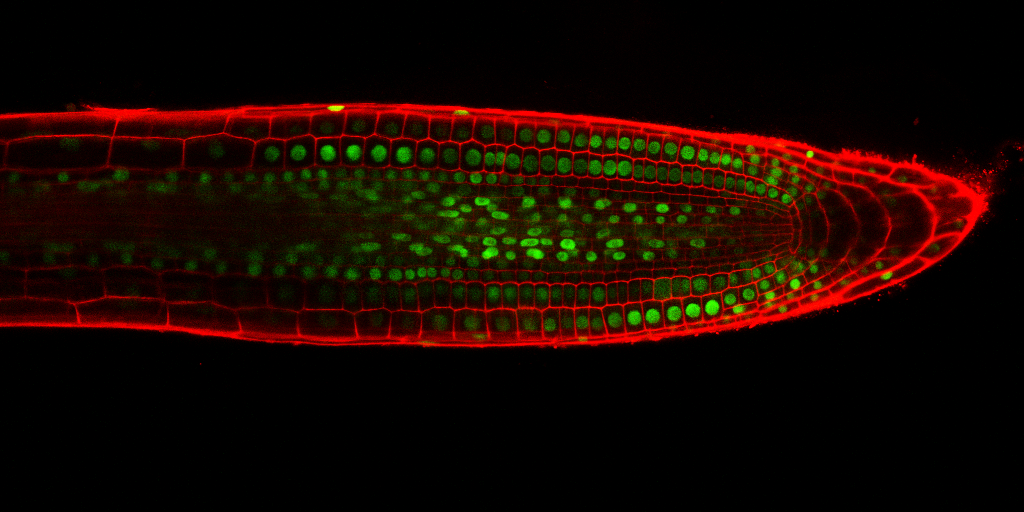
%> input picture images/StackNinja1.bmp, 1024 x 512 px
$ octave script.m   (GNU Octave 9; MATLAB toolbox functions it lacks are replaced by stand-ins)
%> lines starting %> are read from the running program, lines starting %| are printed output that depends on the picture; in (x1, y1, x2, y2) boxes, pixels count from 0 and x2, y2 are one past the last pixel; in counts of white or black regions, pixels touching at a corner belong together; the program's own positions count from 1
%> further down, im1 is the input picture: size 512x1024x3 uint8; mean R, G, B 24.8, 7.4, 0
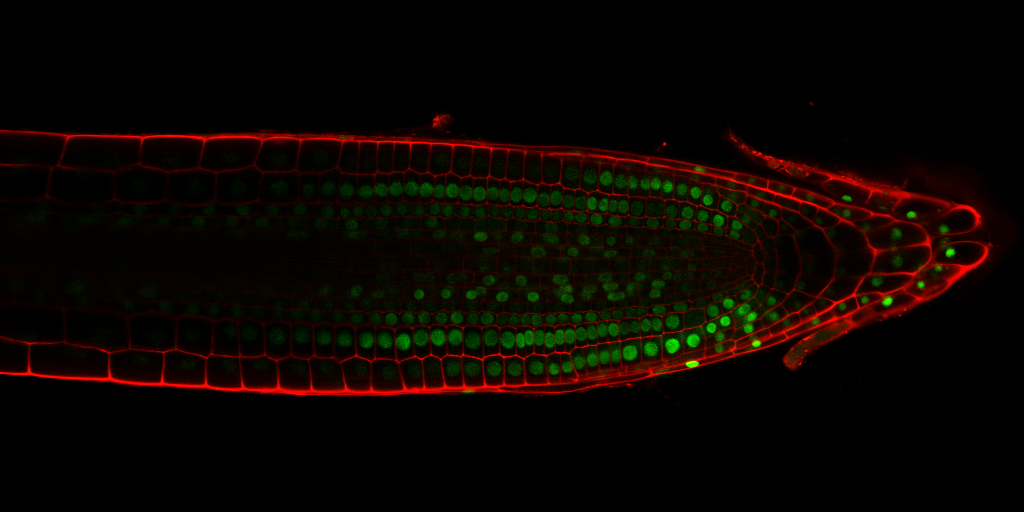
%> input picture images/StackNinja2.bmp, 1024 x 512 px
%> further down, im2 is the input picture: size 512x1024x3 uint8; mean R, G, B 11.4, 4.9, 0
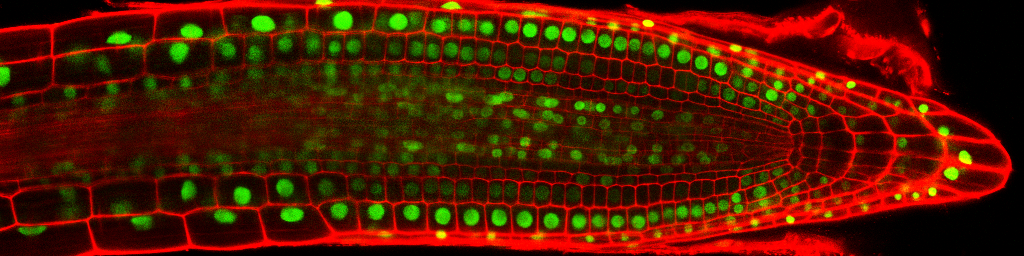
%> input picture images/StackNinja3.bmp, 1024 x 256 px
%> further down, im3 is the input picture: size 256x1024x3 uint8; mean R, G, B 80.4, 25.1, 0
### solution.m
function [out, nr, config] = solution(im_in)

%% Bw Image
% Take second slice (green slice)
im_2nd = im_in(:,:,2);
figure, imshow(im_2nd);title('Second Slice of Input Image');

% Increase contrast and sharpen the image
im_sharpen = imsharpen(imadjust(im_2nd));
figure, imshow(im_sharpen);title('Sharpened and Adjusted Image');

% Apply median filter to remove noise
im_filt = medfilt2(im_sharpen);
figure, imshow(im_filt);title('Median Filtered Image');

% Apply top and bottom hat filter
se1 = strel('disk',10);
im_filt_top = imtophat(im_filt,se1);
im_filt_bot = imbothat(im_filt,se1);
im_btfilt = im_filt + im_filt_top - im_filt_bot;
figure, imshow(im_btfilt);title('Apply Top and Bottom Hat Filter');

% Convert to BW image with adaptive threshold
im_bw = imbinarize(im_btfilt,'adaptive');
%> im_bw: size 512x1024 logical; 9.5% white; 1431 white regions (1102 under 20 px), largest, box (x1, y1, x2, y2) and area: (76, 173, 134, 206) 666, (644, 165, 712, 185) 649, (574, 159, 632, 176) 643
figure, imshow(im_bw);title('Binarized Image with Adaptive Threshold');

% Remove noise on cell wall region, then subtract
im_bwnew = im_bw - imbinarize(medfilt2(im_in(:,:,1))-im_btfilt);
im_bwnew(im_bwnew < 0) = 0;
im_bwnew = logical(im_bwnew);
figure, imshow(im_bwnew);title('Subtracting Cell Wall Region');

% Apply median filter to remove salt noise
im_bw_filt = medfilt2(im_bwnew);
%> im_bw_filt: size 512x1024 logical; 8.5% white; 477 white regions (188 under 20 px), largest, box (x1, y1, x2, y2) and area: (76, 167, 133, 205) 902, (150, 230, 219, 270) 889, (330, 170, 384, 208) 837

% Apply erosion then dilation to emphasize on nuclei
se2 = strel('disk',2);
im_bw_filt = imopen(im_bw_filt,se2);
%> im_bw_filt: size 512x1024 logical; 7.6% white; 288 white regions (21 under 20 px), largest, box (x1, y1, x2, y2) and area: (331, 170, 384, 208) 754, (634, 165, 712, 185) 748, (574, 159, 632, 176) 642
figure, imshow(im_bw_filt);title('Filtered and Processed Morphologically');


% Apply watershed algorithm to separate combined nuclei
d = -bwdist(~im_bw_filt);
figure, mesh(d); title('Distance Transformed Image');

d = imhmin(d,2);
im_nuclei = im_bw_filt;
L = watershed(d);
%> L: size 512x1024 uint16; 324 distinct labels, from 0 to 323
figure, imshow(L, []); title('Watershed Segmentation')

% Segment image
im_nuclei(L == 0) = 0;
%> im_nuclei: size 512x1024 logical; 7.6% white; 323 white regions (21 under 20 px), largest, box (x1, y1, x2, y2) and area: (41, 239, 76, 266) 507, (556, 229, 585, 262) 502, (193, 170, 219, 204) 459

% fill in the holes of the nuclei and as output image
out = imfill(im_nuclei, 'hole');
%> out: size 512x1024 logical; 7.6% white; 323 white regions (21 under 20 px), largest, box (x1, y1, x2, y2) and area: (41, 239, 76, 266) 507, (556, 229, 585, 262) 502, (193, 170, 219, 204) 461

figure,imshow(out); title('Output Image');
figure,imshow(im_in*0.8 + uint8(out * 255)*0.7); title('Output Image with Overlay');

%% Nuclei Counting
% Label image and number of objects
[out, nr] = bwlabel(out);
%> out: size 512x1024 double; 324 distinct labels, from 0 to 323
%> nr = 323

%% Size
% Calculate areas of nucleus
statarea = regionprops(out, 'area');
%> statarea = 323 regions; largest, Area: 507, 502, 461, 448, 442

% Distribution
config.areas.dist = [statarea.Area];
figure, bar(config.areas.dist);title('Nucleus Size Disributions');

% Statistics
config.areas.max = max(config.areas.dist);
config.areas.min = min(config.areas.dist);
config.areas.avg = mean(config.areas.dist);

%% Shapes
% Find shapes of nucleus

statshape1 = regionprops(out,'Circularity');
%> statshape1 = 323 items; first 5, Circularity: 0.843, 0.51, 0.791, 0.785, 0.302
config.shapes.circularity = [statshape1.Circularity];

statshape2 = regionprops('table',out,'Centroid',...
    'MajorAxisLength','MinorAxisLength');
%> statshape2 = 323 regions; first 5, Centroid, MajorAxisLength and MinorAxisLength: [6 258.4] 16.5 11.14, [14.8 193.1] 22.21 12.4, [13.8 178] 16.87 12.25, [14.2 213.4] 11.61 7.51, [33.8 134.5] 34.94 6.8

% Get center and radius
centers = statshape2.Centroid;
%> centers = 323 rows, first 12: [5.98 258.4; 14.83 193.1; 13.75 178; 14.17 213.4; 33.8 134.5; 29.92 235.3; 41.12 188.8; 56.43 250.5; 47 230; 63.92 177.6; 71.52 144; 68.83 273.5]
diameters = mean([statshape2.MajorAxisLength statshape2.MinorAxisLength],2);
%> diameters = 323 values, max 30.2 at index 8, min 4.31 at index 9, mean 12.54
radii = diameters/2;
%> radii = 323 values, max 15.1 at index 8, min 2.15 at index 9, mean 6.27

% Plot circle
figure, imshow(out);title('Nuclei in Circles');
hold on;
viscircles(centers,radii);
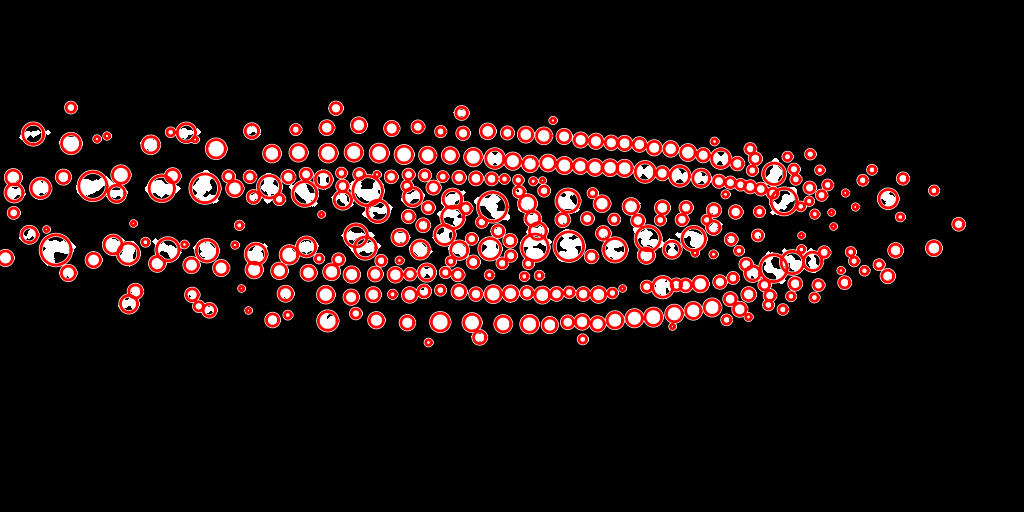
%> figure redrawn from the program's plot data; its title reads 'Nuclei in Circles'
hold off;

config.shapes.centers = centers;
config.shapes.radii = radii;


%% Brightness
% Get pixel index in the label image
statbright = regionprops(out,'PixelIdxList');
%> statbright = 323 items

% Total number of nuclei
n = length(statbright);
%> n = 323

brightness = zeros(n);
%> brightness: size 323x323 double; every value is 0

% for each nucleus, get the pixel index and find pixel value
for i = 1:n

    nucleus = im_2nd([statbright(i).PixelIdxList])';
    brightness(i,1:length(nucleus)) = nucleus;

end
%> this loop made 323 passes
%> nucleus on passes 9, 24, 47: [0 9 7 6 1 9 7 6 0 6 8 8 6], [11 5 6 13 6 7 8 8 4 14 6 10 1], [11 14 3 5 6 5 8 13 7 9 9 5 13]
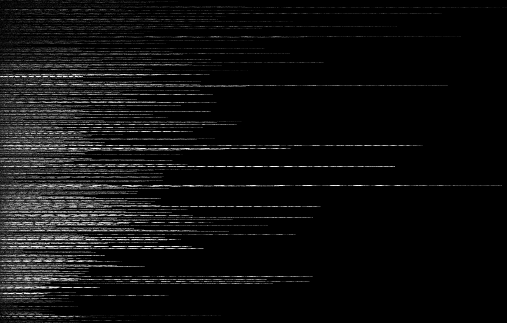
%> brightness: size 323x507 double; min 0, max 255, mean 15.4

% Row average value (excluding zero)
avgbrightness = sum(brightness,2)./sum(brightness~=0,2);
%> avgbrightness = 323 values, max 193.1 at index 247, min 5 at index 53, mean 57.67
figure,bar(avgbrightness);title('Nucleus Brightness Disributions');

% Statistics
config.brightness.dist = avgbrightness;
config.brightness.avg = mean(avgbrightness);
config.brightness.max = max(avgbrightness);
config.brightness.min = min(avgbrightness);

end

### script.m
%% Initial
clear
clc
close all

%% Image Reading==========================================================
im1 = imread("images/StackNinja1.bmp");
im2 = imread("images/StackNinja2.bmp");
im3 = imread("images/StackNinja3.bmp");

% Original image showing
figure; imshow(im1); title("Image 1")
figure; imshow(im2); title("Image 2")
figure; imshow(im3); title("Image 3")
fprintf('Program paused, click to continue...\n');
pause;

%% Image 1 Nuclei Counting=================================================
[out, nr, config] = solution(im1);
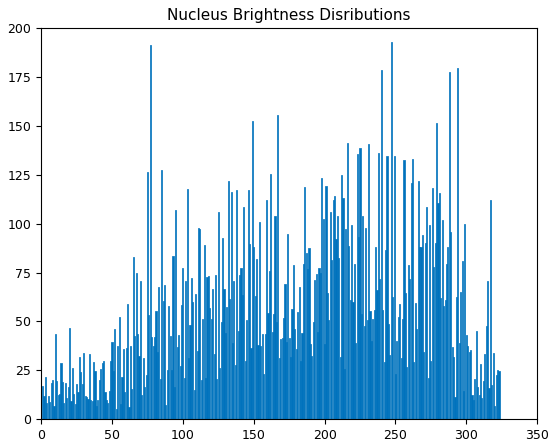
%> figure redrawn from the program's plot data; tallest bar 193.1 high, from x = 246.6 to 247.4
%> nr = 323
fprintf('The amount of nuclei found in image 1 is %d\n', nr);
%| The amount of nuclei found in image 1 is 323
fprintf('More info on nuclei config for this image is in "config" variable\n');
fprintf('Program paused, click to continue...\n');
pause;


%% Image 2 Nuclei Counting=================================================
close all

[out, nr, config] = solution(im2);
%> in solution (call 2), `im_bw = imbinarize(im_btfilt,'adaptive');`: im_bw: size 512x1024 logical; 12.7% white; 2731 white regions (2354 under 20 px), largest, box (x1, y1, x2, y2) and area: (0, 128, 354, 148) 2140, (500, 318, 662, 349) 1945, (150, 362, 419, 398) 1676
%> in solution (call 2), `im_bwnew(im_bwnew < 0) = 0;`: im_bwnew: size 512x1024 double; values 0 (black) and 1 (white), 11.4% white; 2979 white regions (2613 under 20 px), largest, box (x1, y1, x2, y2) and area: (500, 318, 662, 349) 1945, (29, 255, 97, 313) 1248, (405, 178, 509, 202) 1211
%> in solution (call 2), `im_bw_filt = medfilt2(im_bwnew);`: im_bw_filt: size 512x1024 logical; 10.2% white; 923 white regions (578 under 20 px), largest, box (x1, y1, x2, y2) and area: (500, 318, 662, 349) 1968, (30, 255, 94, 312) 1274, (405, 179, 509, 202) 1224
%> in solution (call 2), `im_bw_filt = imopen(im_bw_filt,se2);`: im_bw_filt: size 512x1024 logical; 8.6% white; 345 white regions (29 under 20 px), largest, box (x1, y1, x2, y2) and area: (500, 318, 662, 349) 1946, (405, 179, 509, 202) 1211, (784, 321, 850, 371) 934
%> in solution (call 2), `L = watershed(d);`:
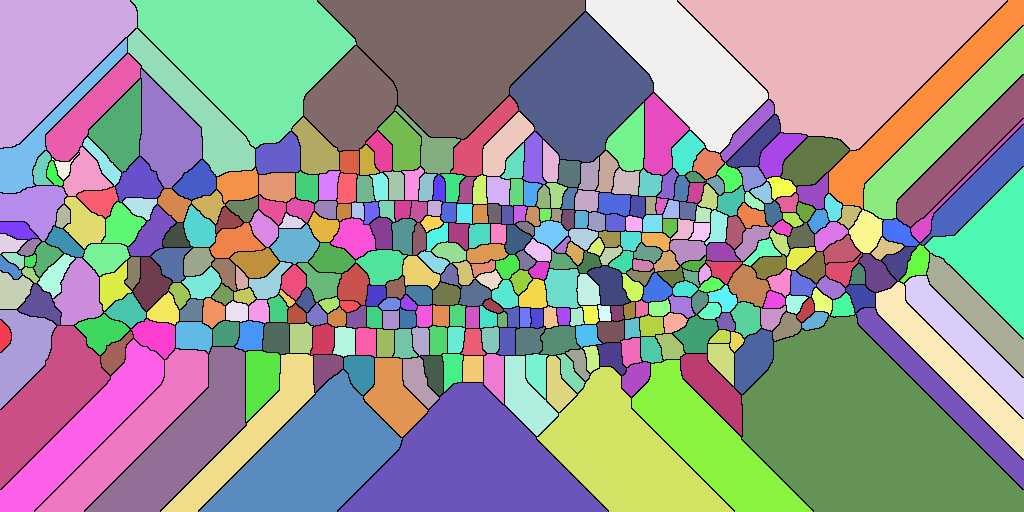
%> L: size 512x1024 uint16; 385 distinct labels, from 0 to 384; one colour per label, 0 black
%> in solution (call 2), `im_nuclei(L == 0) = 0;`: im_nuclei: size 512x1024 logical; 8.5% white; 384 white regions (29 under 20 px), largest, box (x1, y1, x2, y2) and area: (784, 321, 850, 371) 934, (10, 197, 52, 227) 599, (57, 277, 89, 309) 523
%> in solution (call 2), `out = imfill(im_nuclei, 'hole');`: out: size 512x1024 logical; 8.5% white; 384 white regions (29 under 20 px), largest, box (x1, y1, x2, y2) and area: (784, 321, 850, 371) 934, (10, 197, 52, 227) 599, (57, 277, 89, 309) 524
%> in solution (call 2), `[out, nr] = bwlabel(out);`:
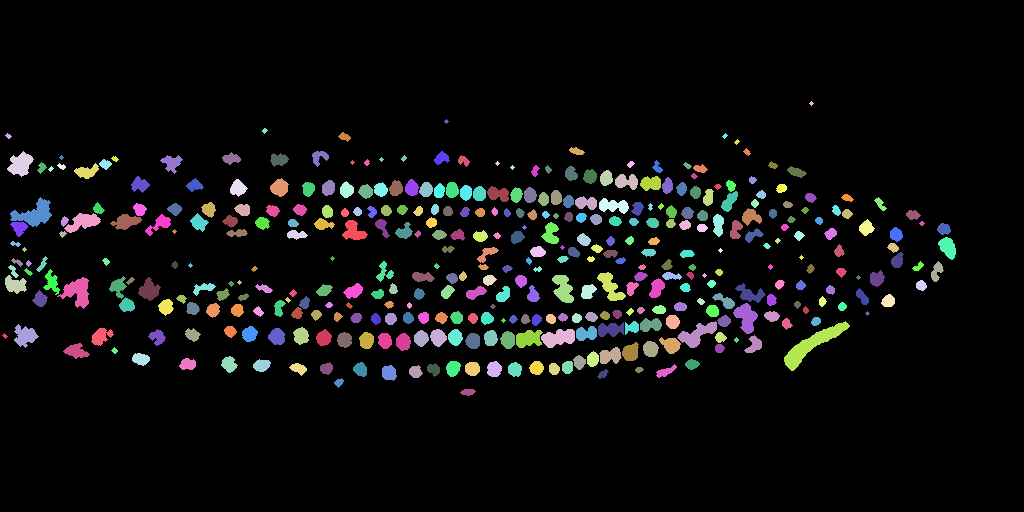
%> out: size 512x1024 double; 385 distinct labels, from 0 to 384; one colour per label, 0 black
%> in solution (call 2), `[out, nr] = bwlabel(out);`: nr = 384
%> in solution (call 2), `statarea = regionprops(out, 'area');`: statarea = 384 regions; largest, Area: 934, 599, 524, 480, 443
%> in solution (call 2), `statshape1 = regionprops(out,'Circularity');`: statshape1 = 384 items; first 5, Circularity: 0.764, 0.818, 0.602, 0.656, 0.55
%> in solution (call 2), `statshape2 = regionprops('table',out,'Centroid', 'MajorAxisLength','Mi..`: statshape2 = 384 regions; first 5, Centroid, MajorAxisLength and MinorAxisLength: [5.5 336.5] 5.93 4.27, [9 136.6] 6.62 4.74, [15.9 285.5] 24.17 15.81, [21.1 164.8] 26.66 20.8, [14 271.8] 15.55 5.94
%> in solution (call 2), `centers = statshape2.Centroid;`: centers = 384 rows, first 12: [5.5 336.5; 9 136.6; 15.91 285.5; 21.14 164.8; 14.05 271.8; 34.96 214.7; 19.88 228.3; 16 244.5; 17.92 262.7; 25.6 336.4; 25 250; 28.97 272.6]
%> in solution (call 2), `diameters = mean([statshape2.MajorAxisLength statshape2.MinorAxisLengt..`: diameters = 384 values, max 50.69 at index 345, min 4.31 at index 11, mean 12.01
%> in solution (call 2), `radii = diameters/2;`: radii = 384 values, max 25.34 at index 345, min 2.15 at index 11, mean 6
%> in solution (call 2), `statbright = regionprops(out,'PixelIdxList');`: statbright = 384 items
%> in solution (call 2), `n = length(statbright);`: n = 384
%> the loop in solution (call 2), `for i = 1:n` made 384 passes
%> nucleus on passes 11, 21, 47: [1 0 2 3 2 1 2 0 2 1 2 2 2], [2 3 1 2 6 2 4 2 0 4 1 2 2], [7 6 9 5 4 9 5 5 2 1 6 5 7]
%> in solution (call 2), `avgbrightness = sum(brightness,2)./sum(brightness~=0,2);`: avgbrightness = 384 values, max 160.8 at index 297, min 1.2 at index 16, mean 29.74
%> nr = 384
fprintf('The amount of nuclei found in image 2 is %d\n', nr);
%| The amount of nuclei found in image 2 is 384
fprintf('More info on nuclei config for this image is in "config" variable\n');
fprintf('Program paused, click to continue...\n');
pause;


%% Image 3 Nuclei Counting=================================================
close all

[out, nr, config] = solution(im3);
%> in solution (call 3), `statarea = regionprops(out, 'area');`: statarea = 364 regions; largest, Area: 497, 491, 468, 435, 392
%> in solution (call 3), `statshape2 = regionprops('table',out,'Centroid', 'MajorAxisLength','Mi..`: statshape2 = 364 regions; first 5, Centroid, MajorAxisLength and MinorAxisLength: [5.2 76.6] 21.87 10.88, [17.3 117.2] 24.15 20.53, [12 141] 4.31 4.31, [19.4 100.6] 13.94 12.97, [18 134] 6.12 5
%> in solution (call 3), `centers = statshape2.Centroid;`: centers = 364 rows, first 12: [5.18 76.57; 17.29 117.2; 12 141; 19.36 100.6; 18 134; 32.58 230.9; 31.1 170.2; 43.46 145.4; 40.88 116.2; 45.85 184.1; 72.17 171.3; 61.73 116.5]
%> nr = 364
fprintf('The amount of nuclei found in image 3 is %d\n', nr);
%| The amount of nuclei found in image 3 is 364
fprintf('More info on nuclei config for this image is in "config" variable\n');
fprintf('End of run.\n');
